Frame 1 (no input): blank canvas, image omitted
Frame 60 (the mouse pressed at the canvas centre just before this capture): blank canvas, image omitted
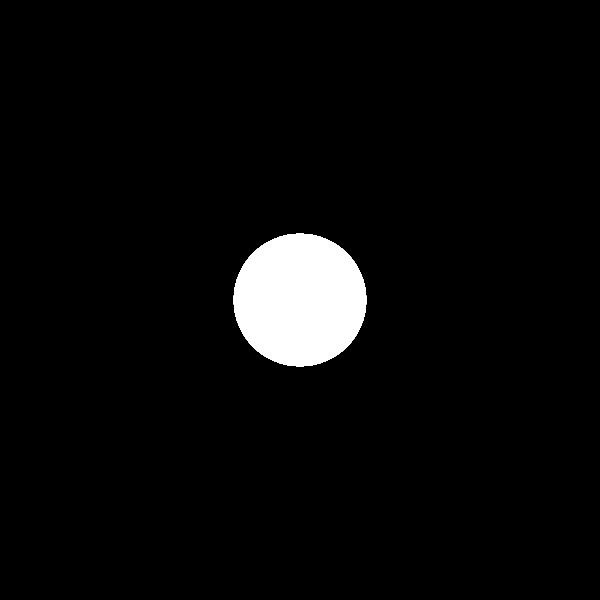
Frame 120 (the mouse held since frame 60 and released just before this capture)

The Processing sketch whose frames 1 and 60 were blank and that drew this single picture after the mouse press (run headless with seeded random() and noise(); from frame 60 on, the mouse is pressed at the canvas centre):

// Processing sketch: day04_map
// ── day04_map.pde
// DAY 4: FUNCTIONS
// Draw circles with a radius mapped to the width the of the canvas

// global variables
float radius;

void setup(){
  size(600,600);
  background(0);
}

void draw(){
 if(mousePressed){
   //map(value, start1, stop1, start1, start2)
   radius = map(mouseX, 0, width, 15, 250);
   
   noStroke();
   ellipse(mouseX, mouseY, radius, radius);
   println(radius);
 }
}
